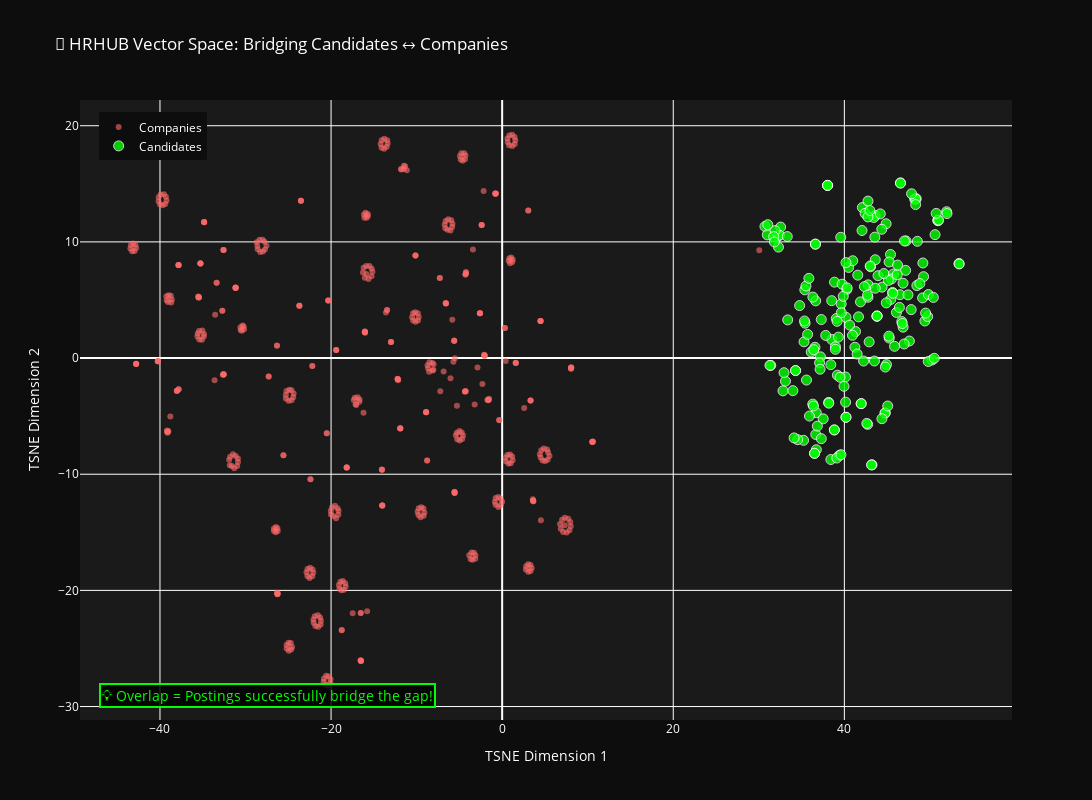
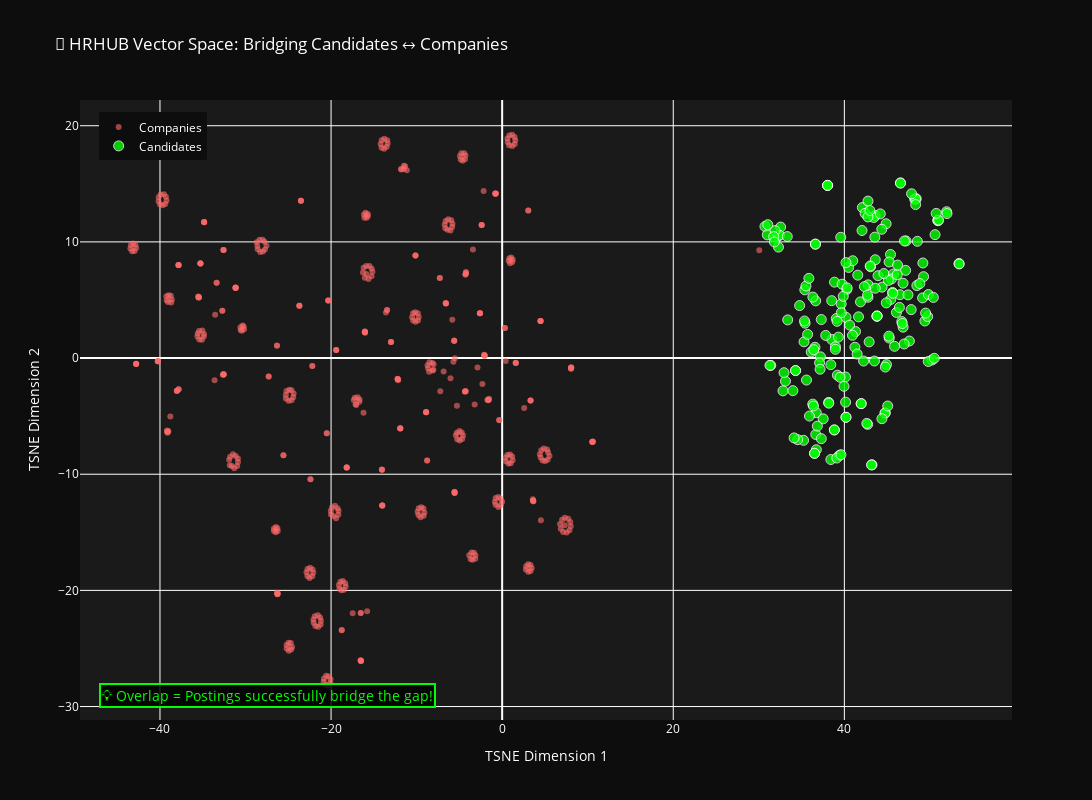

The notebook cell saved with these charts, in order:
### Code cell
visualize_vector_space(n_candidates=200, n_companies=500)

### Figure 1 — Plotly figure (JSON) as saved in the notebook; plotly's stock layout.template omitted (floating-point values rounded to 4 significant figures; data arrays with more than 128 entries replaced by an {"elided": "..."} marker saying what was removed)
{"data": [{"hovertemplate": "<b>%{text}</b><extra></extra>", "marker": {"color": "#ff6b6b", "opacity": 0.6, "size": 6}, "mode": "markers", "name": "Companies", "text": {"elided": "500 str values"}, "type": "scatter", "x": {"elided": "500 float values"}, "y": {"elided": "500 float values"}}, {"hovertemplate": "<b>%{text}</b><extra></extra>", "marker": {"color": "#00ff00", "line": {"color": "white", "width": 1}, "opacity": 0.8, "size": 10}, "mode": "markers", "name": "Candidates", "text": {"elided": "200 str values"}, "type": "scatter", "x": {"elided": "200 float values"}, "y": {"elided": "200 float values"}}], "layout": {"annotations": [{"bgcolor": "rgba(0,0,0,0.8)", "bordercolor": "#00ff00", "borderwidth": 2, "font": {"color": "#00ff00", "size": 14}, "showarrow": false, "text": "💡 Overlap = Postings successfully bridge the gap!", "x": 0.02, "xref": "paper", "y": 0.02, "yref": "paper"}], "font": {"color": "white"}, "height": 800, "legend": {"x": 0.02, "y": 0.98}, "paper_bgcolor": "#0d0d0d", "plot_bgcolor": "#1a1a1a", "title": {"text": "🎯 HRHUB Vector Space: Bridging Candidates ↔ Companies"}, "width": 1200, "xaxis": {"title": {"text": "TSNE Dimension 1"}}, "yaxis": {"title": {"text": "TSNE Dimension 2"}}}}

### Figure 2 — Plotly figure (JSON) as saved in the notebook; plotly's stock layout.template omitted (floating-point values rounded to 4 significant figures; data arrays with more than 128 entries replaced by an {"elided": "..."} marker saying what was removed)
{"data": [{"hovertemplate": "<b>%{text}</b><extra></extra>", "marker": {"color": "#ff6b6b", "opacity": 0.6, "size": 6}, "mode": "markers", "name": "Companies", "text": {"elided": "500 str values"}, "type": "scatter", "x": {"elided": "500 float values"}, "y": {"elided": "500 float values"}}, {"hovertemplate": "<b>%{text}</b><extra></extra>", "marker": {"color": "#00ff00", "line": {"color": "white", "width": 1}, "opacity": 0.8, "size": 10}, "mode": "markers", "name": "Candidates", "text": {"elided": "200 str values"}, "type": "scatter", "x": {"elided": "200 float values"}, "y": {"elided": "200 float values"}}], "layout": {"annotations": [{"bgcolor": "rgba(0,0,0,0.8)", "bordercolor": "#00ff00", "borderwidth": 2, "font": {"color": "#00ff00", "size": 14}, "showarrow": false, "text": "💡 Overlap = Postings successfully bridge the gap!", "x": 0.02, "xref": "paper", "y": 0.02, "yref": "paper"}], "font": {"color": "white"}, "height": 800, "legend": {"x": 0.02, "y": 0.98}, "paper_bgcolor": "#0d0d0d", "plot_bgcolor": "#1a1a1a", "title": {"text": "🎯 HRHUB Vector Space: Bridging Candidates ↔ Companies"}, "width": 1200, "xaxis": {"title": {"text": "TSNE Dimension 1"}}, "yaxis": {"title": {"text": "TSNE Dimension 2"}}}}
